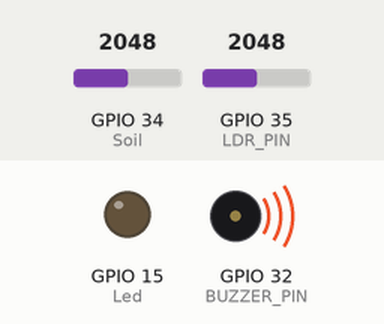
A sketch run on a simulated ESP32. On the bench: output pins drawn as LEDs (lit = HIGH), buzzer (waves = sounding). The test bench sets the inputs (shaded band); at power-on: GPIO 35 (LDR_PIN) = 2048, GPIO 34 (Soil) = 2048. WiFi joins after 1.5 s; servers stay silent unless stated; uploads are accepted with an empty reply; what the sketch prints to the serial monitor is not drawn.

Above: at 2.75 s.
3.3 s: GPIO 35 (LDR_PIN) set to 776
5.0 s: GPIO 35 (LDR_PIN) set to 700
At 6.0 s:
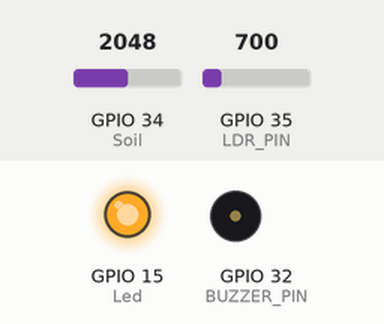
6.6 s: GPIO 35 (LDR_PIN) set to 790
At 7.6 s:
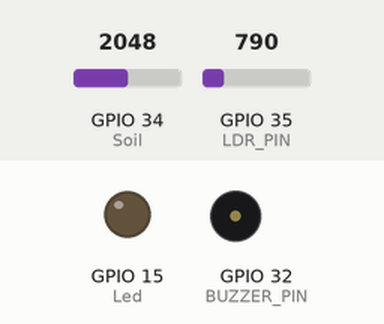
8.2 s: GPIO 35 (LDR_PIN) set to 710
At 9.3 s:
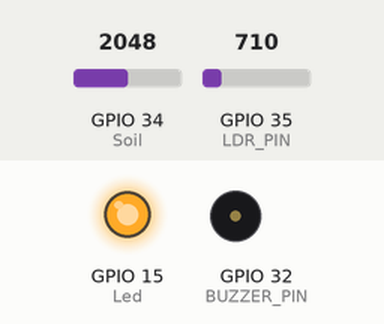
Timing chart, 0 to 10.8 s (numbered marks = the images above; inputs shaded):
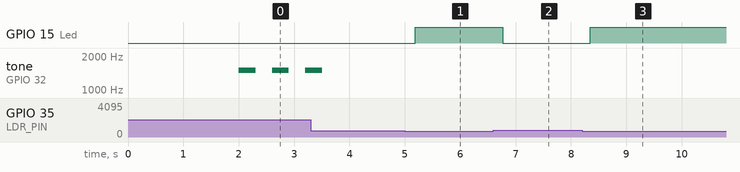

The sketch:

giam-sat.ino
```cpp
#if CONFIG_FREERTOS_UNICORE
#define ARDUINO_RUNNING_CORE 0
#else
#define ARDUINO_RUNNING_CORE 1
#endif

#include <ArduinoJson.h>
#include <HTTPClient.h>
#include <WiFi.h>

#define Soil 34
#define LDR_PIN 35
#define Led 15
#define BUZZER_PIN 32

// Điền thông tin thật trên máy, đừng đẩy lên GitHub
const char* ssid = "YOUR_WIFI_NAME";
const char* password = "YOUR_WIFI_PASSWORD";
const char* serverName = "Your_server_address"; // Ví dụ: "http://

void Task_LDR_LED(void *pvParameters);
void Task_Buzzer_Soil(void *pvParameters);
void Task_SendData(void *pvParameters);

volatile int Soil_val = 0;
volatile int rawValue = 0;

void setup() {
  Serial.begin(115200);
  WiFi.begin(ssid, password);
  Serial.println("Dang ket noi Wi-Fi...");
  while (WiFi.status() != WL_CONNECTED) {
    delay(1000);
    Serial.print(".");
  }
  Serial.println("");
  Serial.println("Da ket noi voi Wi-Fi!");
  Serial.print("Dia chi IP: ");
  Serial.println(WiFi.localIP());

  pinMode(Led, OUTPUT);

  // PWM cho còi (ESP32 core 3.x): chân, tần số 1500Hz, độ phân giải 8 bit
  ledcAttach(BUZZER_PIN, 1500, 8);

  xTaskCreatePinnedToCore(Task_SendData, "Task_SendData", 8192, NULL, 2, NULL, ARDUINO_RUNNING_CORE);
  xTaskCreatePinnedToCore(Task_Buzzer_Soil, "Task_Buzzer_Soil", 2048, NULL, 1, NULL, ARDUINO_RUNNING_CORE);
  xTaskCreatePinnedToCore(Task_LDR_LED, "Task_LDR_LED", 2048, NULL, 1, NULL, ARDUINO_RUNNING_CORE);
}

void loop() {
}

void Task_LDR_LED(void *pvParameters) {
  (void) pvParameters;
  while (1) {
    long total = 0;
    for (int i = 0; i < 5; i++) {
      total += analogRead(LDR_PIN);
      vTaskDelay(5 / portTICK_PERIOD_MS);
    }
    rawValue = total / 5;
    if (rawValue < 750) {
      digitalWrite(Led, HIGH);
    } else {
      digitalWrite(Led, LOW);
    }
    vTaskDelay(200 / portTICK_PERIOD_MS);
  }
}

void Task_Buzzer_Soil(void *pvParameters) {
  (void) pvParameters;
  int Count_Buz_Warning = 0;
  int Count_Buz_Danger = 0;
  bool buzzOn = false;

  while (1) {
    float Soil_temp = analogRead(Soil);
    Soil_val = (int)(100.0 - (Soil_temp / 4095.0) * 100.0);

    if (Soil_val > 10 && Soil_val <= 50) {
      // Cảnh báo: bíp tối đa 6 lần
      if (Count_Buz_Warning < 6) {
        buzzOn = !buzzOn;
        ledcWrite(BUZZER_PIN, buzzOn ? 128 : 0);
        Count_Buz_Warning++;
      } else {
        ledcWrite(BUZZER_PIN, 0);
      }
    } else if (Soil_val > 50) {
      // Nguy hiểm: bíp tối đa 10 lần
      if (Count_Buz_Danger < 10) {
        buzzOn = !buzzOn;
        ledcWrite(BUZZER_PIN, buzzOn ? 255 : 0);
        Count_Buz_Danger++;
      } else {
        ledcWrite(BUZZER_PIN, 0);
      }
    } else {
      // Độ ẩm <= 10%: tắt còi và reset bộ đếm
      Count_Buz_Danger = 0;
      Count_Buz_Warning = 0;
      buzzOn = false;
      ledcWrite(BUZZER_PIN, 0);
    }
    vTaskDelay(300 / portTICK_PERIOD_MS);
  }
}

void Task_SendData(void *pvParameters) {
  (void) pvParameters;
  while (1) {
    if (WiFi.status() == WL_CONNECTED) {
      HTTPClient http;
      String postData = "light=" + String(rawValue) + "&humidity=" + String(Soil_val);
      http.begin(serverName);
      http.addHeader("Content-Type", "application/x-www-form-urlencoded");
      int httpResponseCode = http.POST(postData);
      if (httpResponseCode > 0) {
        String payload = http.getString();
        StaticJsonDocument<100> doc;
        DeserializationError err = deserializeJson(doc, payload);
        if (!err && doc.containsKey("led")) {
          int ledState = doc["led"];
          if (ledState == 1) {
            digitalWrite(Led, HIGH);
          } else if (ledState == 0) {
            digitalWrite(Led, LOW);
          }
        }
      }
      http.end();
    }
    vTaskDelay(700 / portTICK_PERIOD_MS);  // nằm TRONG vòng while
  }
}
```

Measured:
- the behaviour switches between 750 and 749 on GPIO 35 (LDR_PIN) (found by bisection; images 0 and 1)
- after the input at 5.0 s, GPIO 15 (Led): LOW → HIGH after 0.19 s
- after the input at 6.6 s, GPIO 15 (Led): HIGH → LOW after 0.17 s
- after the input at 8.2 s, GPIO 15 (Led): LOW → HIGH after 0.14 s
